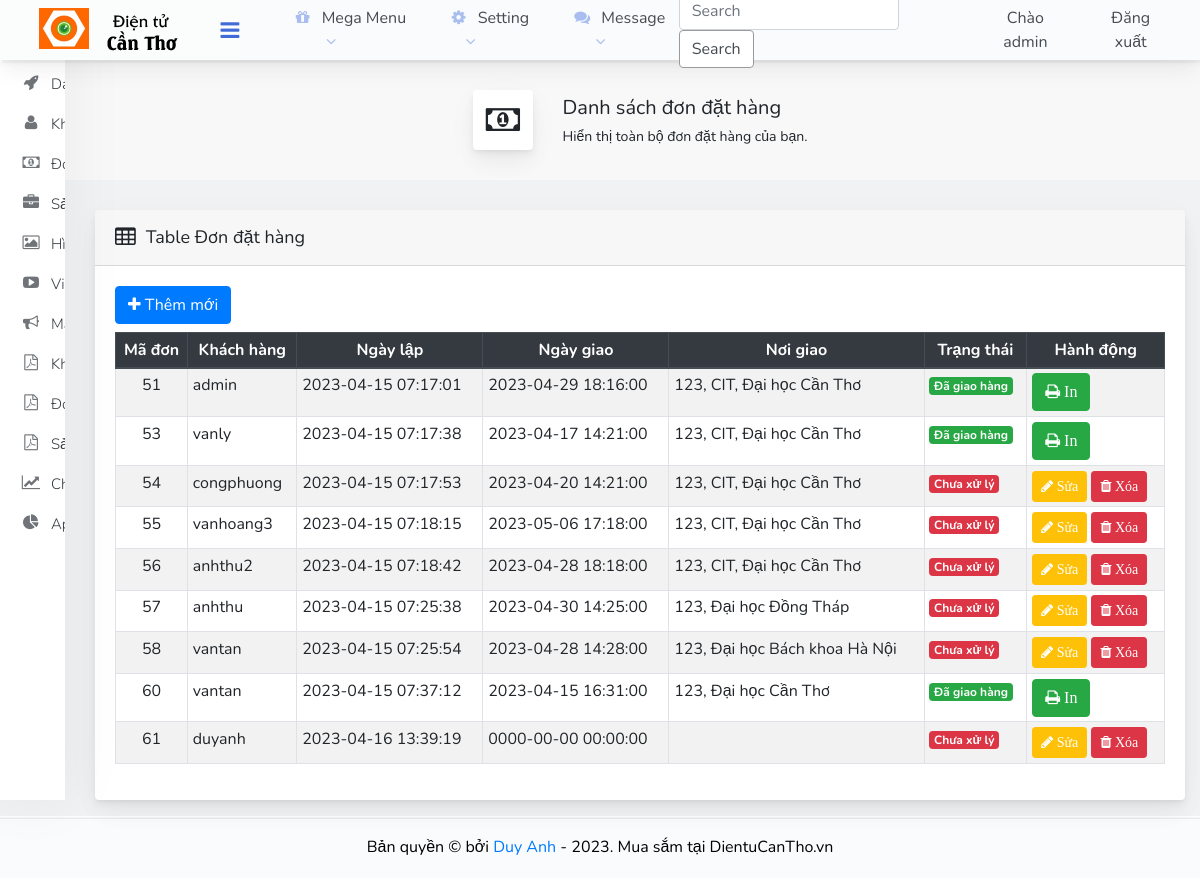
Page /admin/orders/index.php (signed in) on the committed database.
### tables this page shows
CREATE TABLE IF NOT EXISTS `dondathang` (
  `dh_ma` int(11) NOT NULL AUTO_INCREMENT,
  `dh_ngaygiao` datetime NOT NULL,
  `dh_trangthaithanhtoan` int(11) NOT NULL DEFAULT 0,
  `dh_noigiao` varchar(255) NOT NULL,
  `dh_ghichu` varchar(255) NOT NULL,
  `dh_thoigiantao` timestamp NOT NULL DEFAULT current_timestamp(),
  `dh_thoigiancapnhat` timestamp NOT NULL DEFAULT current_timestamp(),
  `kh_tendangnhap` varchar(50) NOT NULL,
  PRIMARY KEY (`dh_ma`),
  KEY `FK_dondathang_khachhang` (`kh_tendangnhap`),
  CONSTRAINT `FK_dondathang_khachhang` FOREIGN KEY (`kh_tendangnhap`) REFERENCES `khachhang` (`kh_tendangnhap`) ON DELETE NO ACTION ON UPDATE NO ACTION
);

### libraries/Psr4AutoloaderClass.php (called while the page is built, shortened)
<?php
class Psr4AutoloaderClass
{
	protected $prefixes = array();
	public function addNamespace($prefix, $base_dir, $prepend = false)
	{
		$prefix = trim($prefix, '\\') . '\\';
		$base_dir = rtrim($base_dir, DIRECTORY_SEPARATOR) . '/';
		if (isset($this->prefixes[$prefix]) === false) {
			$this->prefixes[$prefix] = array();
		}
		if ($prepend) {
			array_unshift($this->prefixes[$prefix], $base_dir);
		} else {
			array_push($this->prefixes[$prefix], $base_dir);
		}
	}
	public function loadClass($class)
	{
		$prefix = $class;
		while (false !== $pos = strrpos($prefix, '\\')) {
			$prefix = substr($class, 0, $pos + 1);
			$relative_class = substr($class, $pos + 1);
			$mapped_file = $this->loadMappedFile($prefix, $relative_class);
			if ($mapped_file) {
				return $mapped_file;
			}
			$prefix = rtrim($prefix, '\\');
		}
		return false;
	}
	protected function loadMappedFile($prefix, $relative_class)
	{
		foreach ($this->prefixes[$prefix] as $base_dir) {
			$file = $base_dir
				. str_replace('\\', '/', $relative_class)
				. '.php';
			if ($this->requireFile($file)) {
				return $file;
			}
		}
		return false;
	}
	protected function requireFile($file)
	{
		if (file_exists($file)) {
			return true;
		}
		return false;
	}
}

### src/classes/Order.php (called while the page is built, shortened)
<?php
class Order
{
	private $db;
	public $dh_ma = -1;
	public $dh_ngaygiao;
	public $dh_noigiao;
	public $dh_trangthaithanhtoan;
	public $dh_ghichu;
	public $kh_tendangnhap;
	public $dh_thoigiantao;
	public $dh_thoigiancapnhat;
	public function getDh_ma()
	{
		return $this->dh_ma;
	}
	public function __construct($pdo)
	{
		$this->db = $pdo;
	}
	public function all()
	{
		$orders = [];
		$statement = $this->db->prepare('select * from dondathang');
		$statement->execute();
		while ($row = $statement->fetch()) {
			$order = new Order($this->db);
			$order->fillFromDB($row);
			$orders[] = $order;
		}
		return $orders;
	}
	protected function fillFromDB(array $row)
	{
		[
			'dh_ma' => $this->dh_ma,
			'dh_ngaygiao' => $this->dh_ngaygiao,
			'dh_noigiao' => $this->dh_noigiao,
			'dh_ghichu' => $this->dh_ghichu,
			'dh_trangthaithanhtoan' => $this->dh_trangthaithanhtoan,
			'kh_tendangnhap' => $this->kh_tendangnhap,
			'dh_thoigiantao' => $this->dh_thoigiantao,
			'dh_thoigiancapnhat' => $this->dh_thoigiancapnhat
		] = $row;
		return $this;
	}
}

### public/admin/orders/index.php (the view, shortened to what this page needs)
<?php
    require_once '../../../bootstrap.php';
    $order = new Order($PDO);
    $orders = $order->all();
?>
<!DOCTYPE html>
<html lang="en">
<head>
        <link rel="stylesheet" href="<?= BASE_URL_PATH . "assets/admin/css/bootstrap.min.css" ?>" type="text/css" />
    <link rel="stylesheet" href="<?= BASE_URL_PATH . "assets/admin/css/font-awesome.min.css" ?>" type="text/css" />
    <link rel="stylesheet" href="<?= BASE_URL_PATH . "assets/admin/css/datatables.min.css" ?>" type="text/css" />
    <link rel="stylesheet" href="<?= BASE_URL_PATH . "assets/admin/css/animate.css" ?>" type="text/css" />
    <link rel="stylesheet" href="<?= BASE_URL_PATH . "assets/admin/css/base.css" ?>" type="text/css" />
    <link rel="stylesheet" href="<?= BASE_URL_PATH . "assets/admin/css/styles.css" ?>" type="text/css" />
    <link rel="stylesheet" href="<?= BASE_URL_PATH . "assets/admin/css/responsive.css" ?>" type="text/css" />
</head>
<body>
    <?php include_once __DIR__ . '../../../../partials/admin/header.php'; ?>
    <div class="container-fluid">
        <div class="main row">
            <?php include_once __DIR__ . '../../../../partials/admin/sidebar.php'; ?>
            <div class="main__outer">
                <div class="main__inner">
                    <div class="page-title wow fadeIn" data-wow-delay="0.05s">
                        <div class="page-title-wrapper">
                            <div class="page-title-heading wow fadeIn" data-wow-duration="1s">
                                <div class="page-title-icon"><i class="fa fa-money" aria-hidden="true"></i></div>
                                <div>
                                    Danh sách đơn đặt hàng
                                    <div class="page-title-subheading wow fadeIn" data-wow-duration="2s">Hiển thị toàn bộ đơn đặt hàng của bạn.</div>
                                </div>
                            </div>
                        </div>
                    </div>
                    <div class="tabs-animation">
                        <div class="card mb-3">
                            <div class="card-header">
                                <i class="fa fa-table" aria-hidden="true"></i>
                                Table Đơn đặt hàng
                            </div>
                            <div class="card-body">
                                <a href="create.php" class="btn btn-primary mb-2">
                                    <i class="fa fa-plus"></i> Thêm mới
                                </a>
                                <table id="tblOrders" class="table table-bordered table-hover table-responsive-lg table-striped table-sm ">
                                        <thead class="text-center thead-dark">
                                            <tr>
                                                <th>Mã đơn</th>
                                                <th>Khách hàng</th>
                                                <th>Ngày lập</th>
                                                <th>Ngày giao</th>
                                                <th>Nơi giao</th>
                                                <th>Trạng thái</th>
                                                <th>Hành động</th>
                                            </tr>
                                        </thead>
                                        <tbody>
                                            <?php foreach($orders as $order): ?>
                                                    <tr>
                                                        <td class="text-center"><?=htmlspecialchars($order->dh_ma)?></td>
                                                        <td><?=htmlspecialchars($order->kh_tendangnhap)?></td>
                                                        <td><?=htmlspecialchars($order->dh_thoigiantao)?></td>
                                                        <td><?=htmlspecialchars($order->dh_ngaygiao)?></td>
                                                        <td><?=htmlspecialchars($order->dh_noigiao)?></td>
                                                        <td>
                                                            <?php if (htmlspecialchars($order->dh_trangthaithanhtoan) == 0): ?>
                                                                <span class="badge badge-danger">Chưa xử lý</span>
                                                            <?php else : ?>
                                                                <span class="badge badge-success">Đã giao hàng</span>
                                                            <?php endif; ?>
                                                        </td>
                                                        <td>
                                                            <?php if ( ($order->dh_trangthaithanhtoan) == 0) : ?>
                                                                <a href="<?=BASE_URL_PATH . 'admin/orders/edit.php?dh_ma=' . $order->getDh_ma()?>"
                                                                class="btn btn-sm btn-warning btnEdit">
                                                                <i alt="Edit" class="fa fa-pencil"> Sửa</i></a>
                                                                <button type="button" class="btn btn-sm btn-danger btnDelete" data-dh_ma="<?= $order->getDh_ma() ?>">
                                                                    <i alt="Delete" class="fa fa-trash"> Xóa</i>
                                                                </button>
                                                            <?php else : ?>
                                                                <a href="<?=BASE_URL_PATH . 'admin/orders/print.php?dh_ma=' . $order->getDh_ma()?>" class="btn btn-success">
                                                                <i class="fa fa-print" aria-hidden="true"> In</i>
                                                                </a>
                                                            <?php endif; ?>
                                                        </td>
                                                    </tr>
                                            <?php endforeach ?>
                                        </tbody>
                                </table>
                            </div>
                        </div>
                    </div>
                </div>
            </div>
        </div>
    </div>
    <?php include_once __DIR__ . '../../../../partials/admin/footer.php'; ?>
</body>
</html>

### public/assets/admin/css/base.css (style rules this page uses)
:root { --primary-color: #FF6700; --white-color: #fff; --black-color: #000; --text-color: #333; --boder-color: #dbdbdb; --start-gold-color: #FFCE3E; --light-orange-color: #F9920F; --success-color: #28A745; }

### public/assets/admin/css/styles.css (style rules this page uses)
html { position: relative; min-height: 100%; }
* { margin: 0; padding: 0; box-sizing: border-box; }
body { overflow-x: hidden; font-family: 'Nunito', sans-serif; }
.container-fluid { background: #f1f2f3; min-height: 100vh; display: flex; flex-direction: column; margin: 0; padding: 0; }
.main__outer { z-index: 9; flex: 1; flex-direction: column; display: flex; margin-top: 60px; margin-left: 80px; }
.main .main__inner { padding: 30px 30px 0 30px; flex: 1; }
.page-title { background: rgba(255,255,255,.45); display: flex; justify-content: center; }
.page-title { padding: 30px; margin: -30px -30px 30px; position: relative; }
.page-title .page-title-wrapper { position: relative; display: flex; align-items: center; }
.page-title .page-title-heading { font-size: 1.25rem; font-weight: 400; display: flex; align-content: center; align-items: center; margin: 0; padding: 0; }
.page-title .page-title-icon { font-size: 2rem; display: flex; align-items: center; align-content: center; text-align: center; padding: 0.83333rem; margin: 0 30px 0 0; background: #fff; box-shadow: 0 0.46875rem 2.1875rem rgba(4,9,20,.03), 0 0.9375rem 1.40625rem rgba(4,9,20,.03), 0 0.25rem 0.53125rem rgba(4,9,20,.05), 0 0.125rem 0.1875rem rgba(4,9,20,.03); border-radius: 0.25rem; width: 60px; height: 60px; }
.page-title .page-title-subheading { padding: 3px 0 0; font-size: .88rem; opacity: .6; }
.card { position: relative; display: flex; flex-direction: column; min-width: 0; word-wrap: break-word; background-color: #fff; background-clip: border-box; border: 1px solid rgba(26,54,126,.125); border-radius: 0.25rem; box-shadow: 0 0.46875rem 2.1875rem rgba(4,9,20,.03), 0 0.9375rem 1.40625rem rgba(4,9,20,.03), 0 0.25rem 0.53125rem rgba(4,9,20,.05), 0 0.125rem 0.1875rem rgba(4,9,20,.03); border-width: 0; transition: all .2s; }
.card-header { display: flex; align-items: center; border-bottom-width: 1px; padding-top: 0; padding-bottom: 0; padding-right: 0.625rem; height: 3.5rem; font-size: 18px; }
.card-header:first-child { border-radius: calc(0.25rem - 1px) calc(0.25rem - 1px) 0 0; }
.card-header .fa { font-size: 1.4rem; margin-right: 0.625rem; }
.btnEdit { color: var(--white-color); font-size: 14px; font-weight: 700; }
.btnDelete { color: var(--white-color); font-size: 14px; font-weight: 700; }

### rows in the picture
dondathang: dh_ma "51", kh_tendangnhap "admin", dh_thoigiantao "2023-04-15 07:17:01", dh_ngaygiao "2023-04-29 18:16:00", dh_noigiao "123, CIT, Đại học Cần Thơ", dh_trangthaithanhtoan "Đã giao hàng"
dondathang: dh_ma "53", kh_tendangnhap "vanly", dh_thoigiantao "2023-04-15 07:17:38", dh_ngaygiao "2023-04-17 14:21:00", dh_noigiao "123, CIT, Đại học Cần Thơ", dh_trangthaithanhtoan "Đã giao hàng"
dondathang: dh_ma "54", kh_tendangnhap "congphuong", dh_thoigiantao "2023-04-15 07:17:53", dh_ngaygiao "2023-04-20 14:21:00", dh_noigiao "123, CIT, Đại học Cần Thơ", dh_trangthaithanhtoan "Chưa xử lý"
dondathang: dh_ma "55", kh_tendangnhap "vanhoang3", dh_thoigiantao "2023-04-15 07:18:15", dh_ngaygiao "2023-05-06 17:18:00", dh_noigiao "123, CIT, Đại học Cần Thơ", dh_trangthaithanhtoan "Chưa xử lý"
dondathang: dh_ma "56", kh_tendangnhap "anhthu2", dh_thoigiantao "2023-04-15 07:18:42", dh_ngaygiao "2023-04-28 18:18:00", dh_noigiao "123, CIT, Đại học Cần Thơ", dh_trangthaithanhtoan "Chưa xử lý"
dondathang: dh_ma "57", kh_tendangnhap "anhthu", dh_thoigiantao "2023-04-15 07:25:38", dh_ngaygiao "2023-04-30 14:25:00", dh_noigiao "123, Đại học Đồng Tháp", dh_trangthaithanhtoan "Chưa xử lý"
dondathang: dh_ma "58", kh_tendangnhap "vantan", dh_thoigiantao "2023-04-15 07:25:54", dh_ngaygiao "2023-04-28 14:28:00", dh_noigiao "123, Đại học Bách khoa Hà Nội", dh_trangthaithanhtoan "Chưa xử lý"
dondathang: dh_ma "60", kh_tendangnhap "vantan", dh_thoigiantao "2023-04-15 07:37:12", dh_ngaygiao "2023-04-15 16:31:00", dh_noigiao "123, Đại học Cần Thơ", dh_trangthaithanhtoan "Đã giao hàng"
dondathang: dh_ma "61", kh_tendangnhap "duyanh", dh_thoigiantao "2023-04-16 13:39:19", dh_ngaygiao "0000-00-00 00:00:00", dh_trangthaithanhtoan "Chưa xử lý"

### other values in the picture
$_SESSION['kh_tendangnhap_logged'] "admin"
